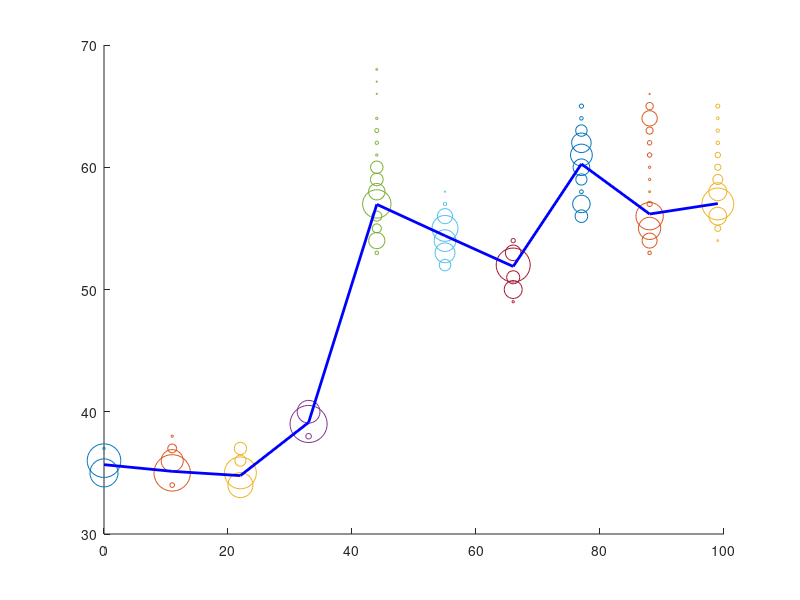

Here is the MATLAB script that generated this plot:
function [ output_args ] = plotHeightSignal()
%Plots the graph of height v/s signal for a given substance
X_mean = [];
Y = [];
hold on;

fid = fopen('signalData.txt');
while 1
    tline = fgetl(fid);
    if ~ischar(tline)
        break;
    end
    data_instance = str2num(tline);
    instance = data_instance(1,1);
    data_instance = data_instance(1,2:end);
    
    signal = data_instance(1,1:2:end); % column vector with signal
    freq = data_instance(1,2:2:end); % column vector with freq of ith signal
    
    sxf = sum(signal.*freq,1);
    n = sum(freq,1);
    mean_signal = sxf/n;
    
    X_mean = [X_mean; mean_signal];
    Y = [Y; instance];
    scatter(repmat(instance,1,size(signal,2)),signal,freq,'r.');
%     Y = [Y; repmat(data_instance(1,1),1,size(signal,2))];
%     X_signal = [X_signal; signal];
%     X_freq = [X_freq; freq];
end

plot(Y,X_mean,'b-','linewidth',2);
end

